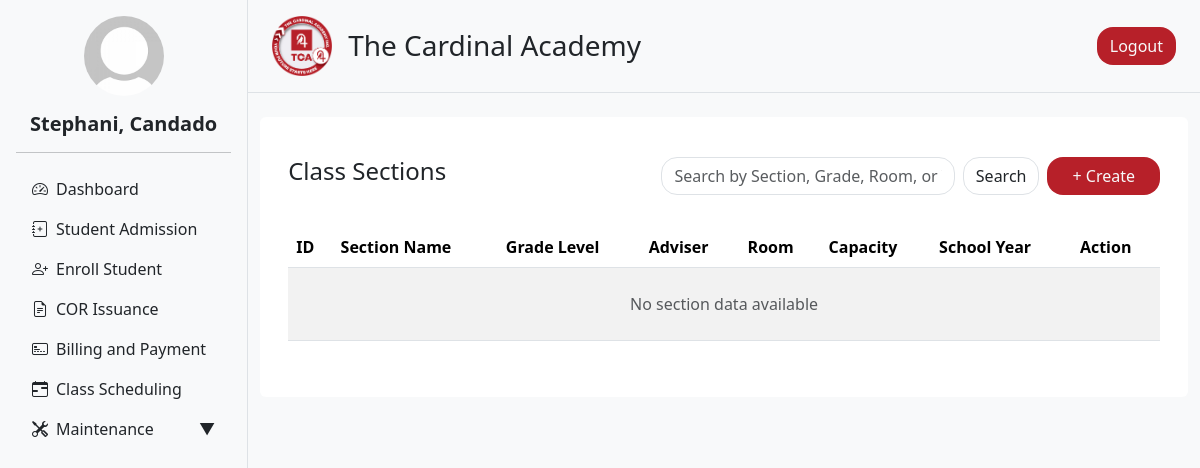
The app's page /admin/sectioning.php?status=error (signed in), older data.
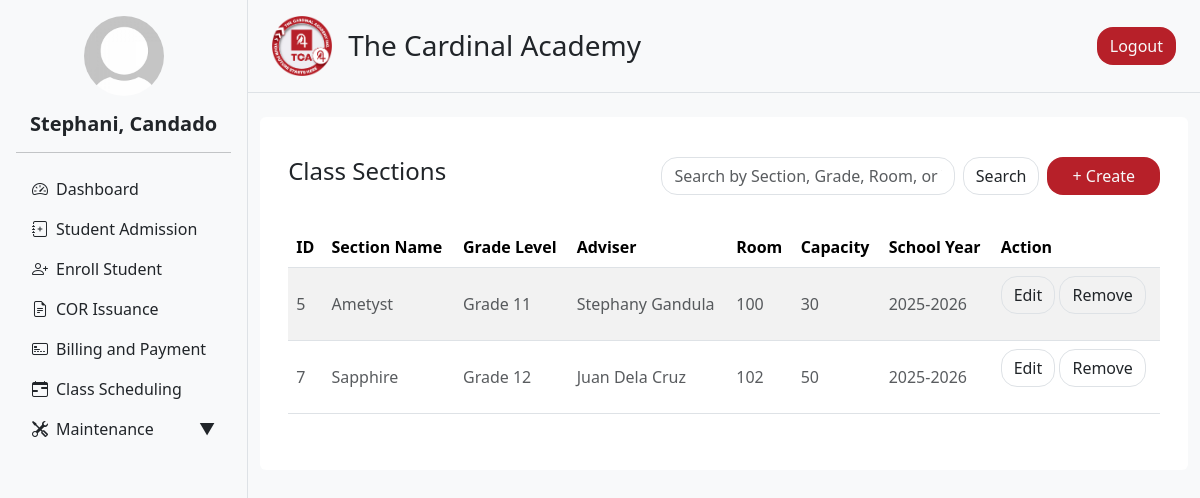
The same page, newer data.
### tables this page shows
CREATE TABLE `sections` (
  `section_id` int(11) NOT NULL,
  `section_name` varchar(100) NOT NULL,
  `grade_level` varchar(20) NOT NULL,
  `teacher_id` int(11) NOT NULL,
  `room` varchar(50) DEFAULT NULL,
  `strand` varchar(1000) DEFAULT NULL,
  `capacity` int(11) NOT NULL,
  `school_year` varchar(20) DEFAULT NULL,
  `created_at` timestamp NOT NULL DEFAULT current_timestamp()
);

### admin/navigation.php (called while the page is built, shortened)
<?php
include 'header.php';
?>
<?php
include 'user_info.php';
$user_info = getUserInfo();
?>

### admin/user_info.php (called while the page is built, shortened)
<?php
include '../db_connection.php';
function getUserInfo() {
    global $conn;
    $user_id = $_SESSION['user_id'];
    $sql = "SELECT first_name, last_name, profile FROM users WHERE user_id = ?";
    $stmt = $conn->prepare($sql);
    $stmt->bind_param("i", $user_id);
    $stmt->execute();
    $result = $stmt->get_result();
    $user = $result->fetch_assoc();
    $full_name = htmlspecialchars($user['first_name'] . ', ' . $user['last_name']);
    $profile_image = !empty($user['profile'])
        ? '../static/uploads/' . htmlspecialchars($user['profile'])
        : '../static/uploads/default_profile.jpg';
    return [
        'full_name' => $full_name,
        'profile_image' => $profile_image
    ];
}
?>

### admin/sectioning.php (the view, shortened to what the changed rows need)
<?php include '../db_connection.php'; ?>
<?php
$limit = 10;
$page = isset($_GET['page']) && is_numeric($_GET['page']) ? (int) $_GET['page'] : 1;
$search = isset($_GET['search']) ? trim($_GET['search']) : '';
$offset = ($page - 1) * $limit;
$query = "SELECT
            sections.section_id,
            sections.section_name,
            sections.grade_level,
            sections.room,
            sections.capacity,
            sections.school_year,
            CONCAT(users.first_name, ' ', users.last_name) AS teacher_name
          FROM sections
          LEFT JOIN users ON sections.teacher_id = users.user_id
          WHERE section_name LIKE '%$search%'
             OR grade_level LIKE '%$search%'
             OR room LIKE '%$search%'
             OR school_year LIKE '%$search%'
          ORDER BY grade_level ASC
          LIMIT $limit OFFSET $offset";
$result = mysqli_query($conn, $query);
?>
<!DOCTYPE html>
<html lang="en">
<head>
  <?php include 'header.php'; ?>
</head>
<body>
<div class="d-flex flex-row bg-light">
  <?php include 'navigation.php'; ?>
  <div class="content flex-grow-1">
    <div class="container my-4">
      <div class="row g-4">
        <div class="col-12">
          <div class="rounded p-3 bg-white">
            <div class="container my-4">
              <div class="table-responsive">
                <table class="table table-hover table-striped" style="cursor: pointer">
                  <thead>
                    <tr>
                      <th>ID</th>
                      <th>Section Name</th>
                      <th>Grade Level</th>
                      <th>Adviser</th>
                      <th>Room</th>
                      <th>Capacity</th>
                      <th>School Year</th>
                      <th>Action</th>
                    </tr>
                  </thead>
                  <tbody>
                    <?php if (mysqli_num_rows($result) > 0): ?>
                      <?php while ($row = mysqli_fetch_assoc($result)): ?>
                        <tr class="clickable-row"
                            data-id="<?= $row['section_id'] ?>"
                            data-grade="<?= htmlspecialchars($row['grade_level']) ?>">
                          <td><p class="text-muted pt-3 pb-3 mb-0"><?= htmlspecialchars($row['section_id']) ?></p></td>
                          <td><p class="text-muted pt-3 pb-3 mb-0"><?= htmlspecialchars($row['section_name']) ?></p></td>
                          <td><p class="text-muted pt-3 pb-3 mb-0"><?= htmlspecialchars($row['grade_level']) ?></p></td>
                          <td><p class="text-muted pt-3 pb-3 mb-0"><?= htmlspecialchars($row['teacher_name'] ?? 'Unassigned') ?></p></td>
                          <td><p class="text-muted pt-3 pb-3 mb-0"><?= htmlspecialchars($row['room']) ?></p></td>
                          <td><p class="text-muted pt-3 pb-3 mb-0"><?= htmlspecialchars($row['capacity']) ?></p></td>
                          <td><p class="text-muted pt-3 pb-3 mb-0"><?= htmlspecialchars($row['school_year']) ?></p></td>
                          <td>
                            <a href="edit_section.php?id=<?= urlencode($row['section_id']) ?>&nav_drop=true" class="btn border rounded rounded-4">Edit</a>
                            <a href="delete_section.php?id=<?= urlencode($row['section_id']) ?>&nav_drop=true"
                              class="btn border rounded rounded-4"
                              onclick="return confirm('Are you sure you want to delete this section?');">
                              Remove
                            </a>
                          </td>
                        </tr>
                      <?php endwhile; ?>
                    <?php else: ?>
                      <tr>
                        <td colspan="8">
                          <p class="text-muted text-center pt-3 pb-3 mb-0">No section data available</p>
                        </td>
                      </tr>
                    <?php endif; ?>
                  </tbody>
                </table>
              </div>
            </div>
          </div>
        </div>
      </div>
    </div>
  </div>
</div>
</body>
</html>

Row changes from the older to the newer data that the page shows:
added sections: section_id "5", section_name "Ametyst", grade_level "Grade 11", teacher_name "Stephany Gandula", room "100", capacity "30", school_year "2025-2026"
added sections: section_id "7", section_name "Sapphire", grade_level "Grade 12", teacher_name "Juan Dela Cruz", room "102", capacity "50", school_year "2025-2026"
Text that changed along with them:
text no longer shown: "No section data available"
